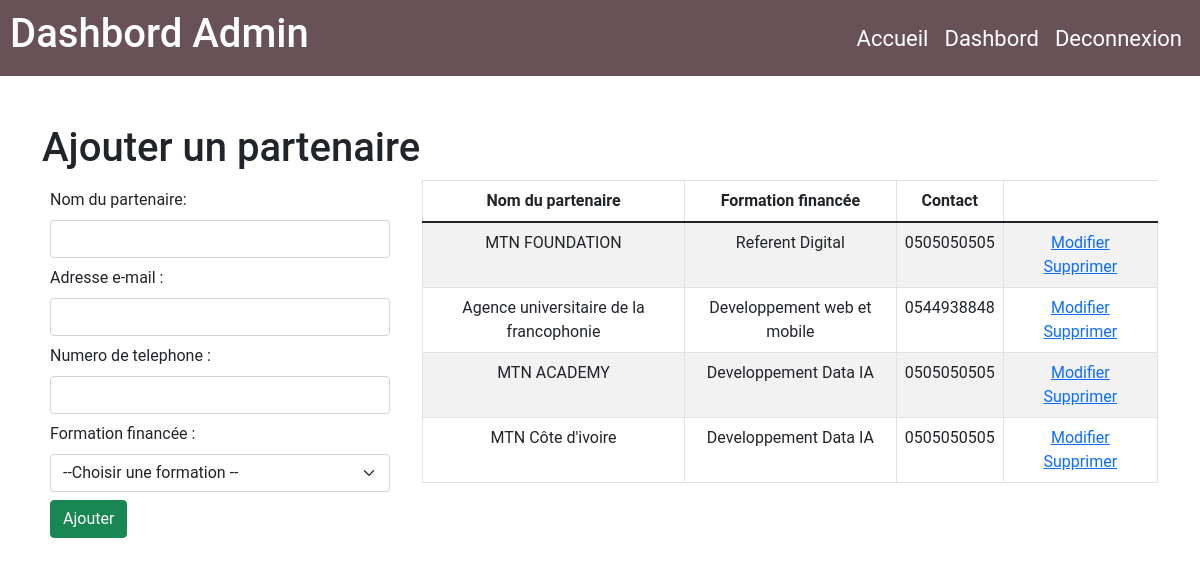
/views/insertPartenaire.php (signed in), run on the app's committed database.
### tables this page shows
CREATE TABLE `partenaires` (
  `id_partenaire` int(11) NOT NULL,
  `nom_partenaire` varchar(250) DEFAULT NULL,
  `mail_partenaire` varchar(255) NOT NULL,
  `contact_partenaire` varchar(250) DEFAULT NULL,
  `formation_financée` varchar(255) NOT NULL
);

### views/insertPartenaire.php (the view, shortened to what this page needs)
<?php
require_once('../model/database.php');
?>
<!DOCTYPE html>
<html lang="en">
<head>
    <?php include('styleLinks.php') ?>
</head>
<body>
<?php include('header.php') ?>
    <div class="container mt-5">
        <div class="row">
            <h1>Ajouter un partenaire</h1>
            <form action="" method="POST" class="col-4">
                <div class="m-2 form-group">
                    <label for="nom">Nom du partenaire:</label>
                    <input type="text" name="nom" id="nom" class="form-control">
                </div>
                <div class="m-2 form-group">
                    <label for="mail">Adresse e-mail :</label>
                    <input type="email" name="mail" id="mail" class="form-control">
                </div>
                <div class="m-2 form-group">
                    <label for="tel">Numero de telephone :</label>
                    <input type="tel" name="tel" id="tel" class="form-control" maxlength="10" minlength="8">
                </div>
                <div class="m-2 form-group">
                    <label for="form">Formation financée :</label>
                    <select class="form-select" name="formation" id="form" value='choisir une formation'>
                        <option> --Choisir une formation -- </option>
                    </select>
                </div>
                <div class="m-2 form-group">
                    <input type="submit" name="add_partenaire" value="Ajouter" class="btn btn-success">
                </div>
            </form>
            <div class="col-8">
                <table class="table table-striped text-center table-bordered">
                    <thead>
                        <tr>
                            <th>Nom du partenaire</th>
                            <th>Formation financée</th>
                            <th>Contact</th>
                        </tr>
                    </thead>
                    <tbody>
                        <?php
                        $selection = $bdd->query('SELECT * FROM partenaires');
                        while ($admin = $selection->fetch()) {
                            echo '<tr>';
                            echo '<td>' . $admin['nom_partenaire'] . '</td>';
                            echo '<td>' . $admin['formation_financée'] . '</td>';
                            echo '<td>' . $admin['contact_partenaire'] . '</td>';
                            echo  '<td> <a href="../updateStudent.php?id=' . $admin['id_partenaire'] . '" class="m-2"> Modifier</a> <a href="../deletePartenaire.php?id=' . $admin['id_partenaire'] . '" class=""> Supprimer</a> </td>';
                            echo '</tr>';
                        }
                        ?>
                    </tbody>
                </table>
            </div>
        </div>
    </div>
</body>
</html>

### views/styleLinks.php (shortened to what this page needs)
 <link rel="stylesheet" href="../assets/style/myStyle.css">
<link rel="stylesheet" href="../Assets/bootstrap/bootstrap.css">
<link rel="stylesheet" href="../Assets/bootstrap/bootstrap-grid.css">
<link rel="stylesheet" href="../Assets/bootstrap/bootstrap-reboot.min.css">
<link href="https://cdn.jsdelivr.net/npm/bootstrap@5.1.2/dist/css/bootstrap.min.css" rel="stylesheet">

### views/header.php
<div class="">
    <nav class="disp-flex justify-between align-items-center pad-10">
        <h1 class="text-white">Dashbord Admin</h1>
        <div class="row">
            <ul class="nav disp-flex align-items-center">
                <li class="nav-item ft-size-22 m-2"><a href="../index.php">Accueil</a></li>
                <li class="nav-item ft-size-22 m-2"><a href="admin.php">Dashbord</a></li>
                <li class="nav-item ft-size-22 m-2 "><a href="../logoutAdmin.php">Deconnexion</a></li>
            </ul>
        </div>
    </nav>
    </div>

### assets/style/myStyle.css (style rules this page uses)
* { margin: 0px; padding: 0; font-family: 'Roboto', sans-serif; text-decoration: none; }
body { background-color: #ffffff; }
ul a { text-decoration: none; color: white; }
nav { background-color: rgb(105, 82, 87); }
.disp-flex { display: flex; }
.justify-between { justify-content: space-between; }
.align-items-center { align-items: center; }
.pad-10 { padding: 10px; }
.text-center { text-align: center; }
.ft-size-22 { font-size: 22px; }

### data on the page
partenaires: nom_partenaire "MTN FOUNDATION", formation_financée "Referent Digital", contact_partenaire "0505050505"
partenaires: nom_partenaire "Agence universitaire de la francophonie", formation_financée "Developpement web et mobile", contact_partenaire "0544938848"
partenaires: nom_partenaire "MTN ACADEMY", formation_financée "Developpement Data IA", contact_partenaire "0505050505"
partenaires: nom_partenaire "MTN Côte d'ivoire", formation_financée "Developpement Data IA", contact_partenaire "0505050505"
